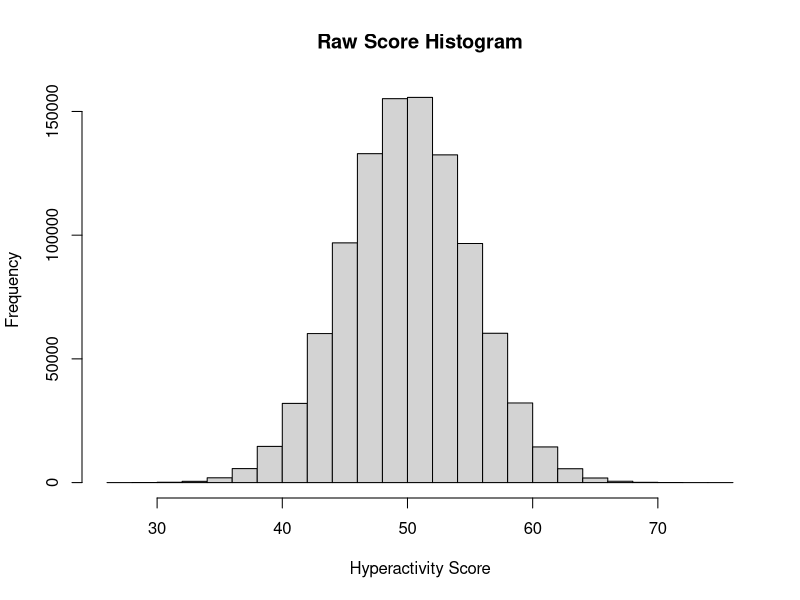
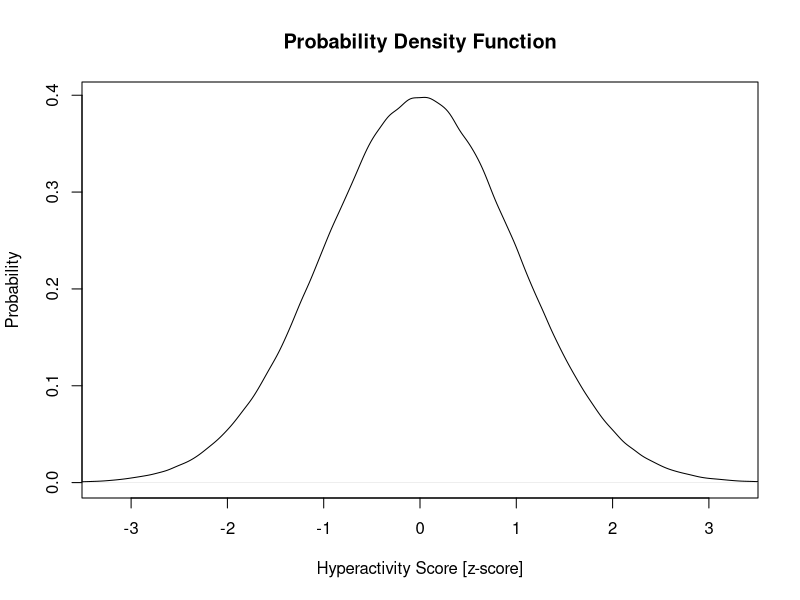
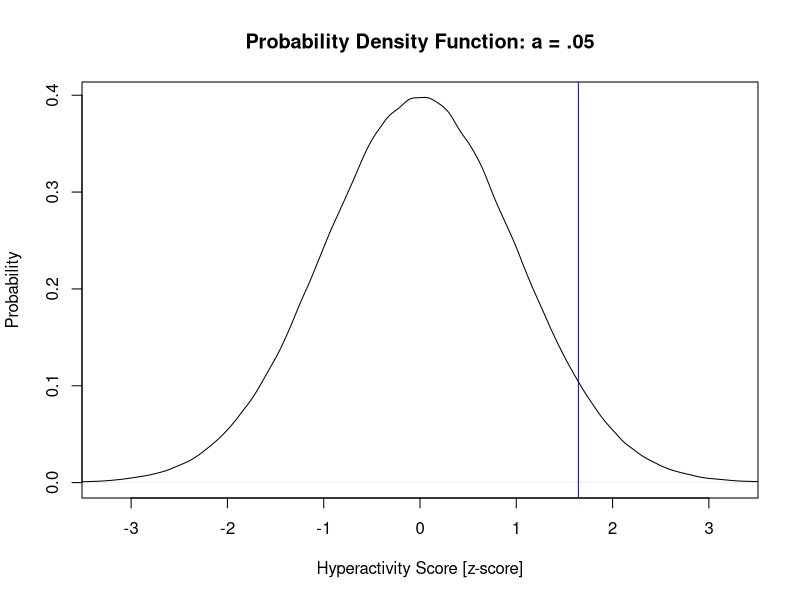
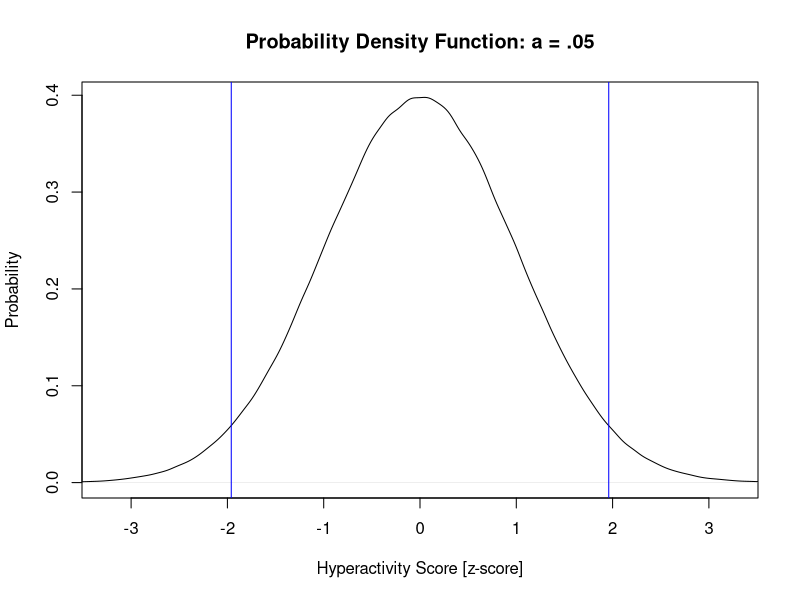
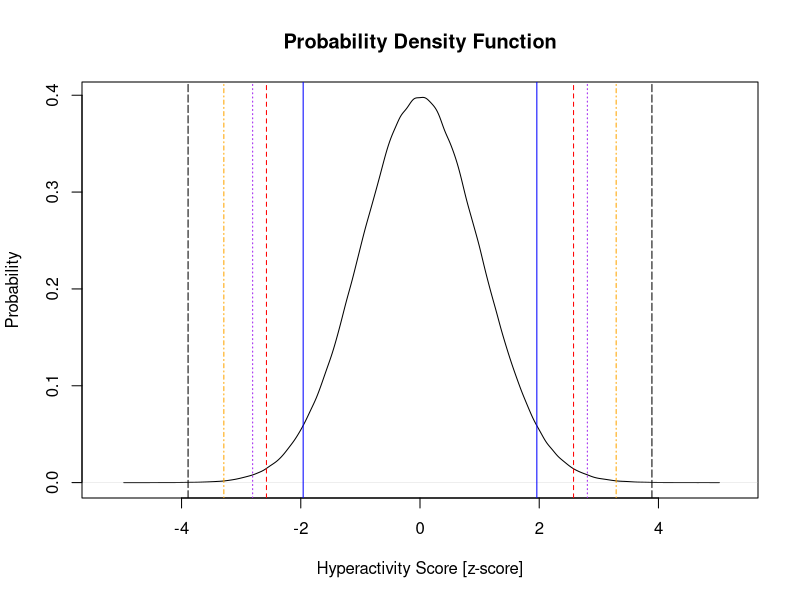
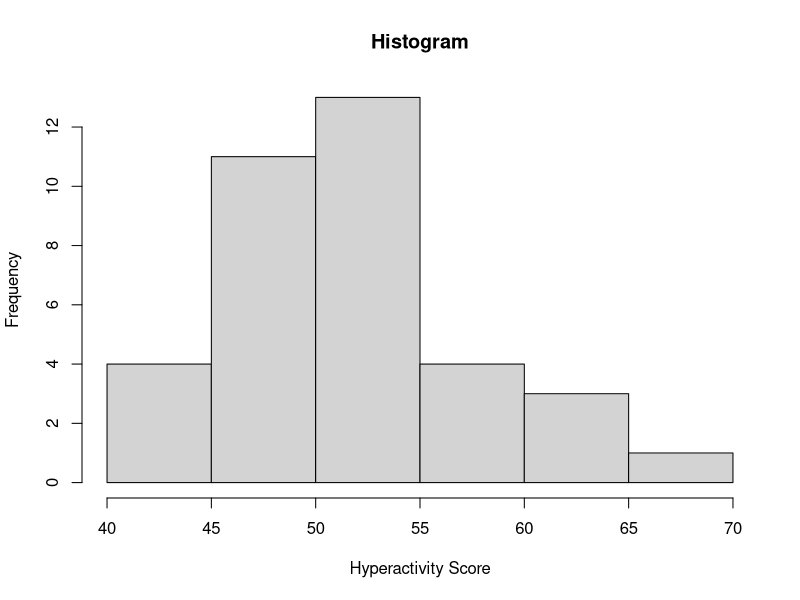
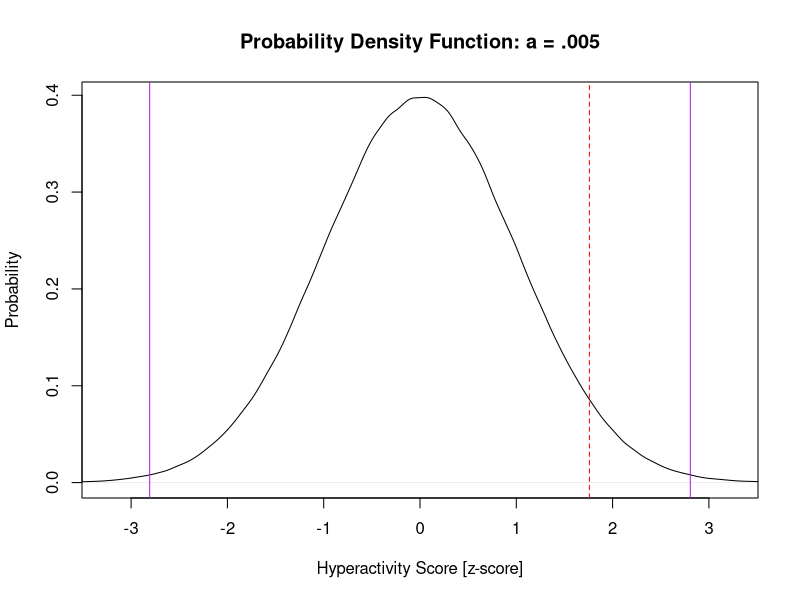
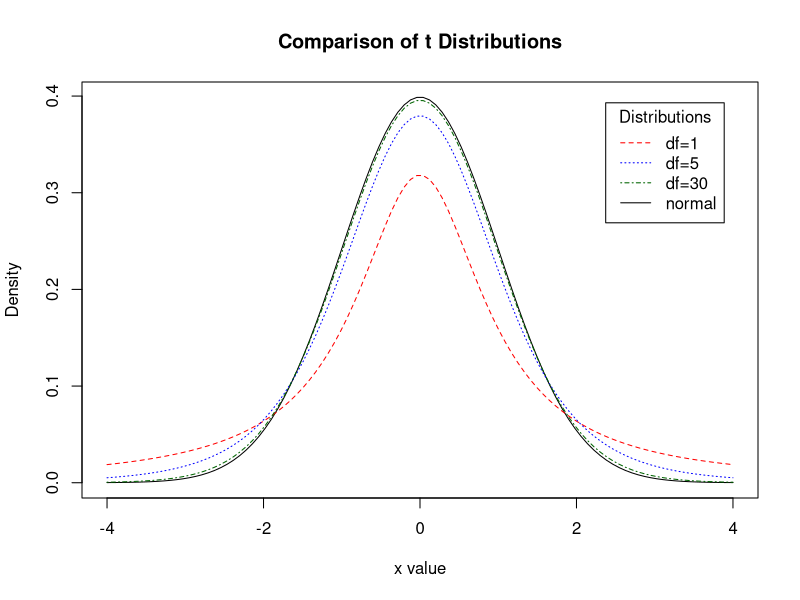

Generate these figures, in order, with R: (Note: this script raises an error after producing the figures.)
## ---- chunk 1
knitr::opts_chunk$set(echo = TRUE)
knitr::opts_chunk$set(message = FALSE)
knitr::opts_chunk$set(warning =  FALSE)
knitr::opts_chunk$set(fig.width=4.5)
knitr::opts_chunk$set(fig.height=3.5)
knitr::opts_chunk$set(fig.align='center') 
## ---- chunk 2
set.seed(123)
N<-1e6
Population<-rnorm(N, mean=50,sd=5)
hist(Population,
  main="Raw Score Histogram", 
  xlab="Hyperactivity Score", ylab="Frequency")
## ---- chunk 3
plot(density(scale(Population)),
  main="Probability Density Function", 
  xlab="Hyperactivity Score [z-score]", ylab="Probability", 
  xlim=c(-3.25, 3.25))
## ---- chunk 4
alpha=.05
z.cut.off=qnorm(alpha)*-1
plot(density(scale(Population)),
  main="Probability Density Function: a = .05", 
  xlab="Hyperactivity Score [z-score]", ylab="Probability", 
  xlim=c(-3.25, 3.25))
abline(v=z.cut.off, col="blue")
## ---- chunk 5
alpha=.05/2
z.cut.lower=qnorm(alpha)
z.cut.upper=qnorm(alpha)*-1
plot(density(scale(Population)),
  main="Probability Density Function: a = .05", 
  xlab="Hyperactivity Score [z-score]", ylab="Probability", 
  xlim=c(-3.25, 3.25))
abline(v=z.cut.lower, col="blue")
abline(v=z.cut.upper, col="blue")
## ---- chunk 6
alphas=c(.05/2,.01/2,.005/2,.001/2,.0001/2)
z.cut.lower=qnorm(alphas)
z.cut.upper=qnorm(alphas)*-1
plot(density(scale(Population)),
  main="Probability Density Function", 
  xlab="Hyperactivity Score [z-score]", ylab="Probability", 
  xlim=c(-5.25, 5.25))
abline(v=z.cut.lower, col=c("blue", "red","purple","orange","black"),lty=c(1,2,3,4,5))
abline(v=z.cut.upper, col=c("blue", "red","purple","orange","black"),lty=c(1,2,3,4,5))
## ---- chunk 7
n=36
set.seed(666)
sample<-sample(Population, n, replace = TRUE)
# we use TRUE in the replace to mean that the probability of each kid being sampled remains constant even though in reality that isn't possible

sample.1<-sample+rnorm(n,mean=2,sd=0)
hist(sample.1,  
     main="Histogram", 
  xlab="Hyperactivity Score", ylab="Frequency")
## ---- chunk 8
M = mean(sample.1)
Mu = 50 # given to you from the population
sigma = 5 # given to you, don't use sample SD for z-test # if you don't have sigma, use the SD of the sample

Ztest <- (M - Mu) / (sigma/sqrt(n))
## ---- chunk 9
alpha=c(.005/2)
z.cut.lower=qnorm(alpha)
z.cut.upper=qnorm(alpha)*-1
plot(density(scale(Population)),
  main="Probability Density Function: a = .005", 
  xlab="Hyperactivity Score [z-score]", ylab="Probability", 
  xlim=c(-3.25, 3.25))
abline(v=z.cut.lower, col=c("purple"),lty=c(1))
abline(v=z.cut.upper, col=c("purple"),lty=c(1))
abline(v=Ztest, col=c("red"),lty=c(2))
## ---- chunk 10
P.two.tailed=2*pnorm(-abs(Ztest))
P.one.tailed=pnorm(-abs(Ztest))
## ---- chunk 11
x <- seq(-4, 4, length=100)
hx <- dnorm(x)

degf <- c(1, 5, 30)
colors <- c("red", "blue", "darkgreen", "black")
labels <- c("df=1", "df=5", "df=30", "normal")

plot(x, hx, type="l", lty=1, xlab="x value",
  ylab="Density", main="Comparison of t Distributions")

for (i in 1:4){
  lines(x, dt(x,degf[i]), lty=i+1, lwd=1, col=colors[i])
}

legend("topright", inset=.05, title="Distributions",
  labels, lwd=1, lty=c(2, 3, 4, 1), col=colors)

# adapted from http://www.statmethods.net/advgraphs/probability.html
## ---- chunk 12
alpha = .05/2

zcrit <- -qnorm(alpha)

#create degrees of freedom
dfs <- seq(1, 30, by=1)
tcrit <- -qt(alpha,dfs)

plot(dfs, tcrit, type="l", lty=1, xlab="Degrees of Freedom",
  ylab="t-crit", main="Alpha = .05")
abline(h=zcrit, col="red")

## ---- chunk 13
set.seed(42)
# extact a sample of 30 people, that has +9 effect on IQ
n = 30
MeanIQ.effect = 109
SDIQ = 15
Mozart.Sample <- rnorm(n,MeanIQ.effect,SDIQ)
hist(Mozart.Sample, xlab="IQ scores",main="Mozart Effect")
## ---- chunk 14
# t-test
?t.test
Mozart.t.test<-t.test(Mozart.Sample,
       alternative = c("two.sided"),
       mu = 100, paired = FALSE, var.equal = TRUE,
       conf.level = 0.95)
Mozart.t.test #call the results
## ---- chunk 15
set.seed(666)
# extact a sample of 30 people, that has +9 effect on IQ
n = 30
MozartIQ.effect = 109
SDIQ = 15
Mozart.Sample.2 <- rnorm(n,MozartIQ.effect,SDIQ)

BachIQ.effect = 110
SDIQ = 15
Bach.Sample <- rnorm(n,BachIQ.effect,SDIQ)

hist(Mozart.Sample.2, xlab="IQ scores",main="Mozart Effect",xlim = c(70,160))
hist(Bach.Sample, xlab="IQ scores",main="Bach Effect",xlim = c(70,160))


## ---- chunk 16
# t-test
MvsB.t.test<-t.test(x= Mozart.Sample.2, y= Bach.Sample,
       alternative = c("two.sided"),
       paired = FALSE, var.equal = TRUE,
       conf.level = 0.95)
MvsB.t.test #call the results

## ---- chunk 17
#Reformat
Music.Study<-data.frame(
  DV = c(Mozart.Sample.2,Bach.Sample),
  IV = c(rep("Mozart",n),rep("Bach",n))
)
# first 5 lines
head(Music.Study) 
# Lets look at boxplots quickly
plot(DV ~ IV, data = Music.Study)
# Load functions from Car package
library(car)
leveneTest(DV ~ IV, data = Music.Study)
## ---- chunk 18
MvsB.welch<-t.test(DV ~ IV, data = Music.Study,
       alternative = c("two.sided"),
       paired = FALSE, var.equal = FALSE,
       conf.level = 0.95)
MvsB.welch #call the results
